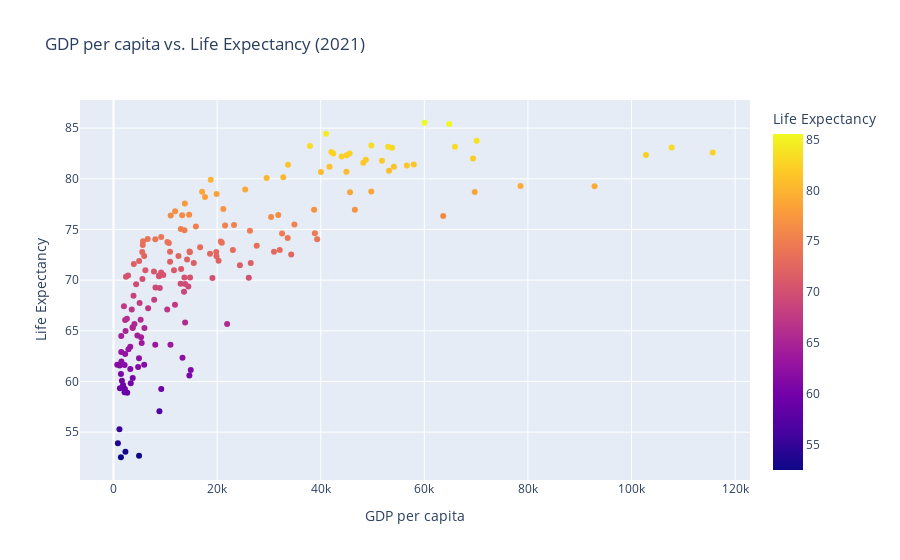

This figure's notebook cell:
### Markdown cell above
##### Plotly used below for practice

### Code cell
fig = (
    px.scatter(gdp_le_2021,
               x="GDP_Per_Capita",
               y="Life Expectancy",
               title='GDP per capita vs. Life Expectancy (2021)',
               color='Life Expectancy',
               hover_data=["GDP_Per_Capita", "Life Expectancy", "Country"])
    .update_layout(xaxis_title="GDP per capita")
)
fig

### Figure 1 — Plotly figure (JSON) as saved in the notebook; plotly's stock layout.template omitted (floating-point values rounded to 4 significant figures; data arrays with more than 128 entries replaced by an {"elided": "..."} marker saying what was removed)
{"data": [{"customdata": {"elided": "173x1 str values"}, "hovertemplate": "GDP_Per_Capita=%{x}<br>Life Expectancy=%{marker.color}<br>Country=%{customdata[0]}<extra></extra>", "legendgroup": "", "marker": {"color": {"elided": "173 float values"}, "coloraxis": "coloraxis", "symbol": "circle"}, "mode": "markers", "name": "", "orientation": "v", "showlegend": false, "type": "scatter", "x": {"elided": "173 float values"}, "xaxis": "x", "y": {"elided": "173 float values"}, "yaxis": "y"}], "layout": {"coloraxis": {"colorbar": {"title": {"text": "Life Expectancy"}}, "colorscale": [[0, "#0d0887"], [0.1111, "#46039f"], [0.2222, "#7201a8"], [0.3333, "#9c179e"], [0.4444, "#bd3786"], [0.5556, "#d8576b"], [0.6667, "#ed7953"], [0.7778, "#fb9f3a"], [0.8889, "#fdca26"], [1, "#f0f921"]]}, "legend": {"tracegroupgap": 0}, "title": {"text": "GDP per capita vs. Life Expectancy (2021)"}, "xaxis": {"anchor": "y", "domain": [0, 1], "title": {"text": "GDP per capita"}}, "yaxis": {"anchor": "x", "domain": [0, 1], "title": {"text": "Life Expectancy"}}}}
